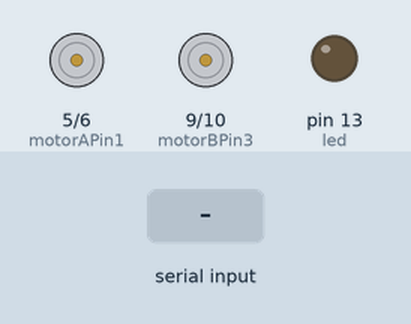
A sketch run on a simulated Arduino Uno, built with avr-gcc and run on an emulated ATmega328P. On the bench: motor-driver pin pairs drawn as motors (green arrow = first pin HIGH = forward, orange = second pin HIGH = backward, longer = more drive), output pins drawn as LEDs (lit = HIGH). The inputs (shaded band) are chosen by the test bench.

Above: at 1.2 s.
1.3 s: "D" received over the second serial link
At 1.6 s:
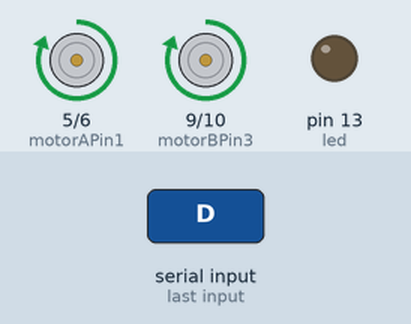
2.8 s: "R" received over the second serial link
At 3.9 s:
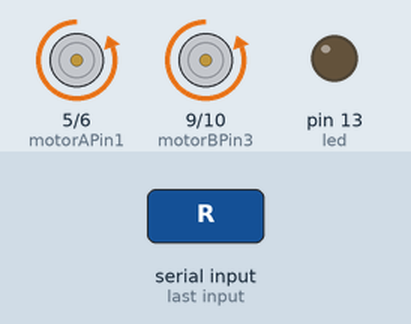
4.3 s: "I" received over the second serial link
At 5.1 s:
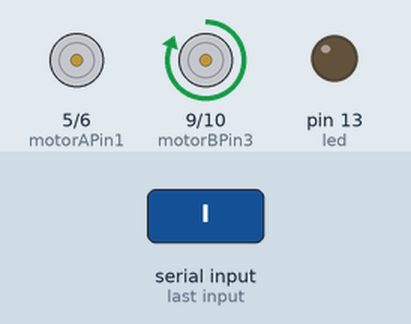
5.8 s: "L" received over the second serial link
At 6.2 s:
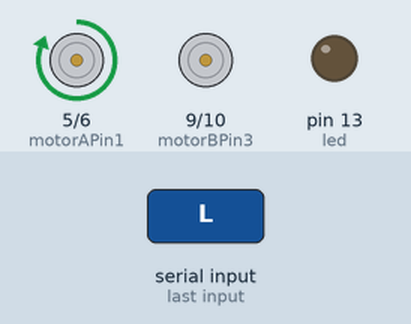
7.3 s: "S" received over the second serial link
At 8.5 s:
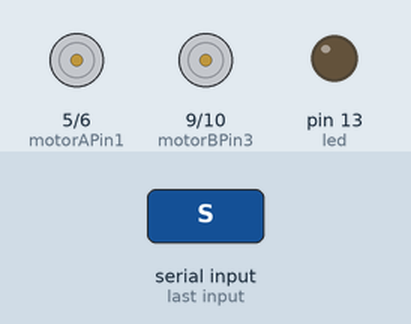
8.8 s: "d" received over the second serial link
At 9.7 s:
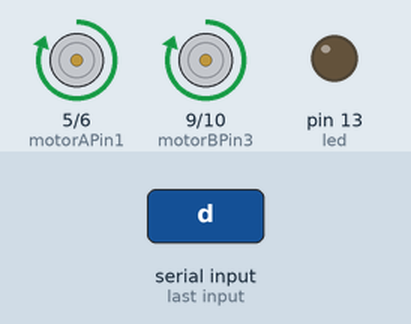
Timing chart, 0 to 11.3 s (numbered marks = the images above; inputs shaded):
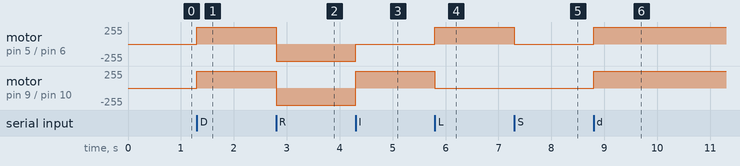

The sketch:

ControlDePlaca.ino
```cpp
#include <SoftwareSerial.h>
SoftwareSerial BTSerial(3, 2);
//Configuración de los motores.
//Motor 1
const int motorAPin1  = 5;  // Pin 14 de L293
const int motorAPin2  = 6;  // Pin 10 de L293
//Motor 2
const int motorBPin3  = 9; // Pin  7 de L293
const int motorBPin4  = 10;  // Pin  2 de L293
int led = 13;
int Vel = 255;

void setup() {
  Serial.begin(9600);
  BTSerial.begin(9600);
  pinMode(motorAPin1, OUTPUT);
  pinMode(motorAPin2, OUTPUT);
  pinMode(motorBPin3, OUTPUT);
  pinMode(motorBPin4, OUTPUT);
  pinMode(led, OUTPUT);
}

void loop() {
  if (BTSerial.available()) {

    char estado = BTSerial.read();
    if (estado == 'S' || estado == 's' ) {
      Alto();
    }

    if (estado == 'D' || estado == 'd' ) {
      Delante();
    }

    if (estado == 'R' || estado == 'r') {
      Reversa();
    }
    if (estado == 'I' || estado == 'i') {
      Isquerda();
    }
    if (estado == 'L' || estado == 'l') {
      Derecha();
    }


  }

}

void Delante() {
  analogWrite(motorAPin1, Vel); // Al activar gira el motor A en sentido de las agujas del reloj.
  analogWrite(motorAPin2, 0); // Al activar gira el motor A en sentido contra las agujas del reloj.
  analogWrite(motorBPin3, Vel); // Al activar gira el motor B en sentido de las agujas del reloj.
  analogWrite(motorBPin4, 0); // Al activar gira el motor B en sentido contra las agujas del reloj.
}
void Reversa() {
  analogWrite(motorAPin1, 0); // Al activar gira el motor A en sentido de las agujas del reloj.
  analogWrite(motorAPin2, Vel); // Al activar gira el motor A en sentido contra las agujas del reloj.
  analogWrite(motorBPin3, 0); // Al activar gira el motor B en sentido de las agujas del reloj.
  analogWrite(motorBPin4, Vel); // Al activar gira el motor B en sentido contra las agujas del reloj.
}
void Alto() {
  analogWrite(motorAPin1, 0); // Al activar gira el motor A en sentido de las agujas del reloj.
  analogWrite(motorAPin2, 0); // Al activar gira el motor A en sentido contra las agujas del reloj.
  analogWrite(motorBPin3, 0); // Al activar gira el motor B en sentido de las agujas del reloj.
  analogWrite(motorBPin4, 0); // Al activar gira el motor B en sentido contra las agujas del reloj.
}
void Isquerda() {
  analogWrite(motorAPin1, 0); // Al activar gira el motor A en sentido de las agujas del reloj.
  analogWrite(motorAPin2, 0); // Al activar gira el motor A en sentido contra las agujas del reloj.
  analogWrite(motorBPin3, Vel); // Al activar gira el motor B en sentido de las agujas del reloj.
  analogWrite(motorBPin4, 0); // Al activar gira el motor B en sentido contra las agujas del reloj.
}
void Derecha() {
  analogWrite(motorAPin1, Vel ); // Al activar gira el motor A en sentido de las agujas del reloj.
  analogWrite(motorAPin2, 0); // Al activar gira el motor A en sentido contra las agujas del reloj.
  analogWrite(motorBPin3, 0); // Al activar gira el motor B en sentido de las agujas del reloj.
  analogWrite(motorBPin4, 0); // Al activar gira el motor B en sentido contra las agujas del reloj.
}
```

Measured:
- after the input at 1.3 s, motor on pin 5 (motorAPin1) / pin 6 (motorAPin2), motor on pin 9 (motorBPin3) / pin 10 (motorBPin4): stopped → forward 255/255 at once
- after the input at 2.8 s, motor on pin 5 (motorAPin1) / pin 6 (motorAPin2), motor on pin 9 (motorBPin3) / pin 10 (motorBPin4): forward 255/255 → backward 255/255 at once
- after the input at 4.3 s, motor on pin 5 (motorAPin1) / pin 6 (motorAPin2): backward 255/255 → stopped at once; motor on pin 9 (motorBPin3) / pin 10 (motorBPin4): backward 255/255 → forward 255/255 at once
- after the input at 5.8 s, motor on pin 5 (motorAPin1) / pin 6 (motorAPin2): stopped → forward 255/255 at once; motor on pin 9 (motorBPin3) / pin 10 (motorBPin4): forward 255/255 → stopped at once
- after the input at 7.3 s, motor on pin 5 (motorAPin1) / pin 6 (motorAPin2): forward 255/255 → stopped at once
- after the input at 8.8 s, motor on pin 5 (motorAPin1) / pin 6 (motorAPin2), motor on pin 9 (motorBPin3) / pin 10 (motorBPin4): stopped → forward 255/255 at once
